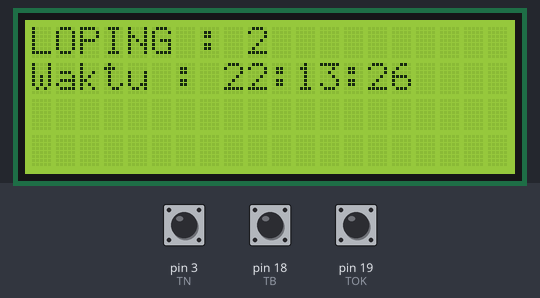
A sketch run on a simulated Arduino Mega 2560, built with avr-gcc and run on an emulated ATmega2560. Shown: 20×4 character LCD. The test bench sets the inputs (shaded band); at power-on: pin 3 (TN) HIGH, pin 18 (TB) HIGH, pin 19 (TOK) HIGH. The local clock reads 2024-03-15 10:24:30 at power-on unless the sketch sets it.

Above: at 6.2 s.
6.3 s: pin 3 (TN) pulled LOW for 0.15 s
At 8.0 s:
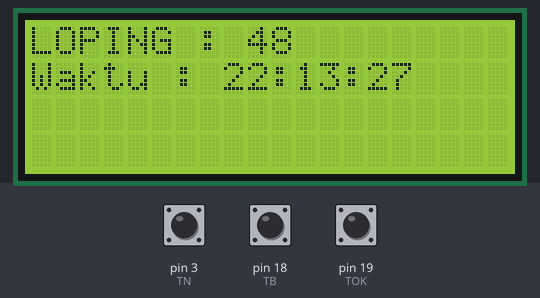
9.4 s: pin 18 (TB) pulled LOW for 0.15 s
At 11.0 s:
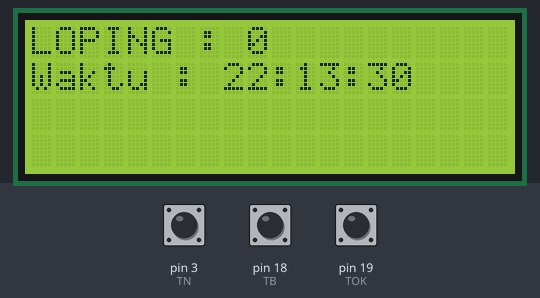
12.5 s: pin 19 (TOK) pulled LOW for 0.15 s
At 14.1 s:
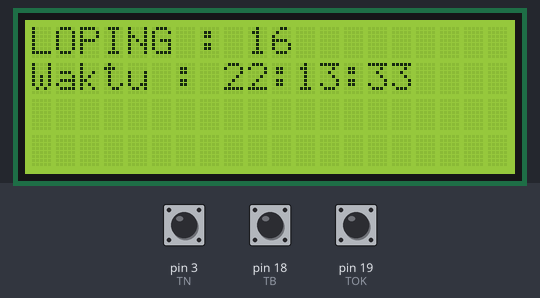
15.6 s: pin 3 (TN) pulled LOW for 1 s
At 16.9 s:
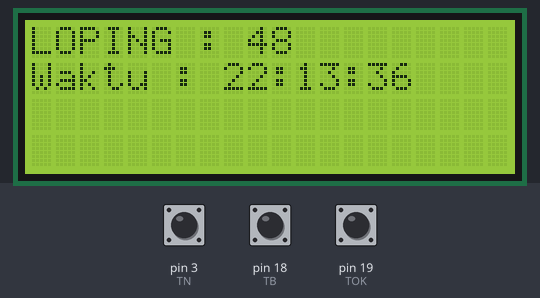
18.9 s: pin 18 (TB) pulled LOW for 1 s
At 21.4 s:
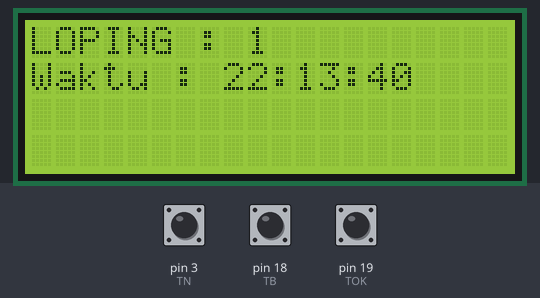
22.0 s: pin 19 (TOK) pulled LOW for 1 s
At 23.4 s:
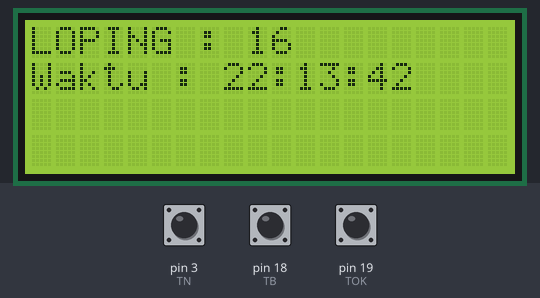
Timing chart, 0 to 25.0 s (numbered marks = the images above; inputs shaded):
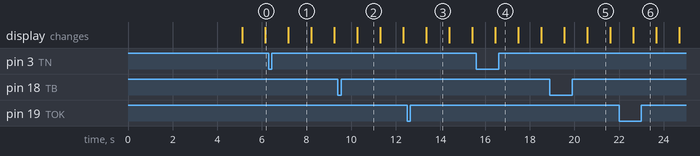

Measured:
- what the display in image 1 shows lasts 1.0 s, from 7.2 s to 8.2 s

The sketch:

button_menu.ino
```cpp
#include <Wire.h>
#include <LiquidCrystal_I2C.h>
#include <Wire.h>
#include <SPI.h>
#include "RTClib.h"

LiquidCrystal_I2C lcd(0x27, 20, 4);
RTC_DS1307 RTC;

#define TB 18
#define TOK 19
#define TN 3

String Jam;
int W_sebelum = 0;
volatile byte Hitung = 1;

void setup() {
  Serial.begin(9600);
  lcd.begin();
  lcd.backlight();

  Wire.begin();
  RTC.begin();
  RTC.adjust(DateTime(__DATE__, __TIME__));


  pinMode(TB, INPUT_PULLUP);
  pinMode(TOK, INPUT_PULLUP);
  pinMode(TN, INPUT_PULLUP);

  lcd.setCursor(0, 0);
  lcd.print("   MEMULAI PROGRAM");
  lcd.setCursor(0, 2);
  lcd.print(String(digitalRead(TB)) + String(digitalRead(TOK)) + String(digitalRead(TN)) );
  delay(5000);
  lcd.clear();

  attachInterrupt(digitalPinToInterrupt(TB), pushTB, FALLING);
  attachInterrupt(digitalPinToInterrupt(TOK), pushTOK, FALLING);
  attachInterrupt(digitalPinToInterrupt(TN), pushTN, FALLING);


}

void loop() {
  DateTime now = RTC.now();
  Jam = String(now.hour()) + ":" + String(now.minute())+ ":" + String(now.second());


  lcd.setCursor(0, 0);
  lcd.print("LOPING : " + String(Hitung) + "   ");
  Hitung++;
  lcd.setCursor(0, 1);
  lcd.print("Waktu : " + Jam);

  int W_now = millis();

  if (W_now - W_sebelum >= 60000) {
    lcd.noBacklight();
  }

  delay(1000);
}


void pushTB() {
  //  lcd.backlight();
  Hitung = 0;
}

void pushTOK() {
  //  lcd.backlight();
  Hitung = 10000;
}

void pushTN() {
  //  lcd.backlight();
  Hitung = 30000;
}
```
